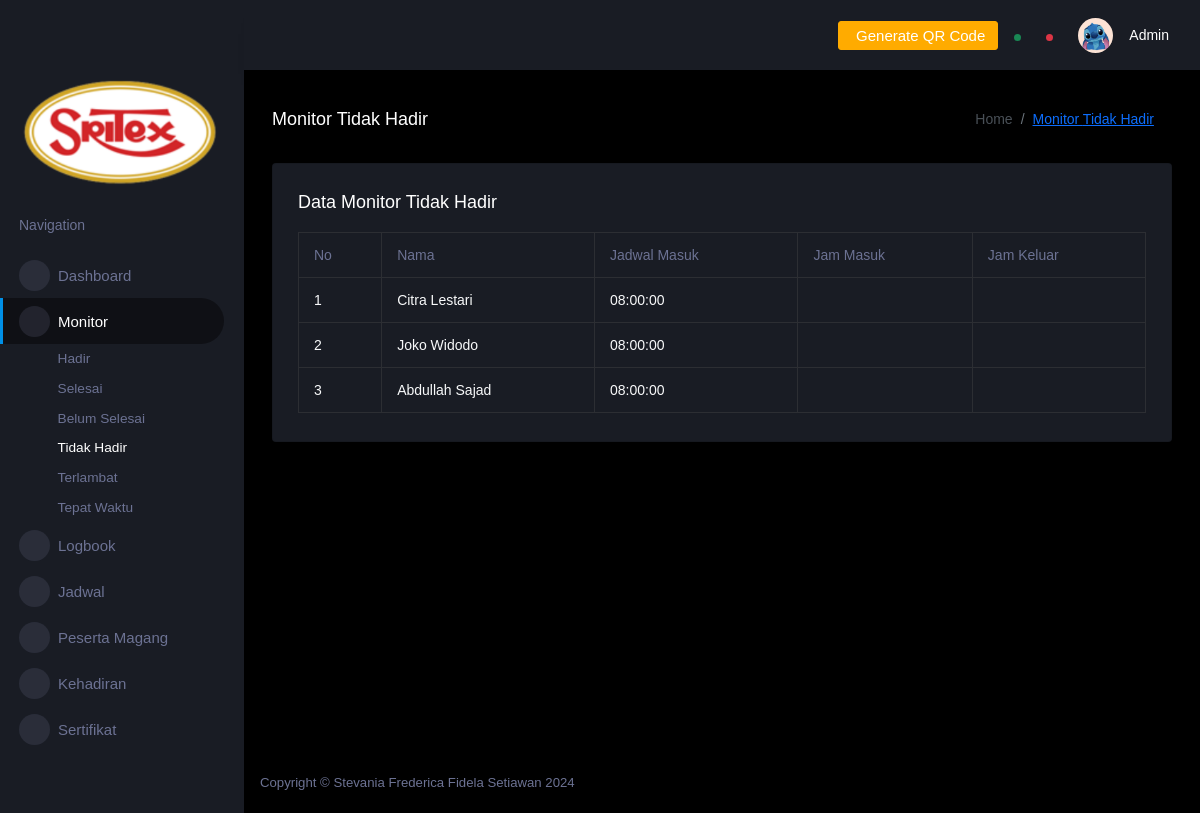
/index.php?page=monitor-tidak-hadir (signed in), run on the app's committed database.
### tables this page shows
CREATE TABLE IF NOT EXISTS `jadwal` (
  `id_jadwal` int NOT NULL AUTO_INCREMENT,
  `id_peserta` int NOT NULL,
  `hari` enum('Senin','Selasa','Rabu','Kamis','Jumat','Sabtu','Minggu') NOT NULL,
  `waktu_mulai` time NOT NULL,
  `waktu_selesai` time NOT NULL,
  `created_at` timestamp NULL DEFAULT CURRENT_TIMESTAMP,
  PRIMARY KEY (`id_jadwal`)
);

CREATE TABLE IF NOT EXISTS `peserta_magang` (
  `id_peserta` int NOT NULL AUTO_INCREMENT,
  `id_user` int NOT NULL,
  `id_departemen` int NOT NULL,
  `nama` varchar(255) NOT NULL,
  `email` varchar(255) NOT NULL,
  `telepon` varchar(20) DEFAULT NULL,
  `tanggal_mulai` date NOT NULL,
  `tanggal_selesai` date NOT NULL,
  `created_at` timestamp NULL DEFAULT CURRENT_TIMESTAMP,
  PRIMARY KEY (`id_peserta`)
);

### pages/admin/monitor.php (the view, shortened to what this page needs)
<?php
include("pages/controller/connection.php");
function getDayName($dayNumber)
{
    $days = ['Minggu', 'Senin', 'Selasa', 'Rabu', 'Kamis', 'Jumat', 'Sabtu'];
    return $days[$dayNumber];
}
$currentDay = getDayName(date('w'));
$sqlTidakHadir = "
    SELECT *, j.id_peserta
    FROM jadwal j
    LEFT JOIN kehadiran k ON j.id_peserta = k.id_peserta AND k.tanggal = CURDATE()
    INNER JOIN peserta_magang pm ON pm.id_peserta=j.id_peserta
    WHERE j.hari = '$currentDay'
    AND (k.check_in IS NULL OR k.check_in IS NULL)";
function getDataKehadiran($conn, $query)
{
    $result = $conn->query($query);
    return $result;
}
$page = isset($_GET['page']) ? $_GET['page'] : 'monitor';
switch ($page) {
    case 'monitor-tidak-hadir':
        $monitor = "Tidak Hadir";
        $query = $sqlTidakHadir;
        break;
}
$dataKehadiran = getDataKehadiran($conn, $query);
?>
<div class="content-wrapper">
    <div class="page-header">
        <h3 class="page-title"> Monitor <?= $monitor; ?></h3>
        <nav aria-label="breadcrumb">
            <ol class="breadcrumb">
                <li class="breadcrumb-item active" aria-current="page">Home</li>
                <li class="breadcrumb-item"><a href="?page=monitor">Monitor <?= $monitor; ?></a></li>
            </ol>
        </nav>
    </div>
    <div class="row">
        <div class="col-lg-12 grid-margin stretch-card">
            <div class="card">
                <div class="card-body ">
                    <h4 class="card-title">Data Monitor <?= $monitor; ?></h4>
                    <div class="table-responsive ">
                        <table class="table table-bordered text-light">
                            <thead>
                                <tr>
                                    <th> No </th>
                                    <th> Nama </th>
                                    <th> Jadwal Masuk </th>
                                    <th> Jam Masuk </th>
                                    <th> Jam Keluar </th>
                                </tr>
                            </thead>
                            <tbody>
                                <?php
                                $no = 1;
                                if ($dataKehadiran->num_rows > 0) {
                                    while ($row = $dataKehadiran->fetch_assoc()) {
                                ?>
                                        <tr>
                                            <td><?= $no ?></td>
                                            <td><?= $row['nama']; ?></td>
                                            <td><?= $row['waktu_mulai']; ?></td>
                                            <td><?= $row['check_in']; ?></td>
                                            <td><?= $row['check_out']; ?></td>
                                        </tr>
                                    <?php
                                        $no++;
                                    }
                                } else {
                                    ?>
                                    <tr>
                                        <td colspan="7" class="text-center">Tidak Ada Data Monitor <?= $monitor; ?> Saat Ini.</td>
                                    </tr>
                                <?php
                                }
                                ?>
                            </tbody>
                        </table>
                    </div>
                </div>
            </div>
        </div>
    </div>
</div>

### data on the page
jadwal: id_peserta.nama "Citra Lestari", waktu_mulai "08:00:00"
jadwal: id_peserta.nama "Joko Widodo", waktu_mulai "08:00:00"
jadwal: id_peserta.nama "Abdullah Sajad", waktu_mulai "08:00:00"

### other printed values
$monitor "Tidak Hadir"
